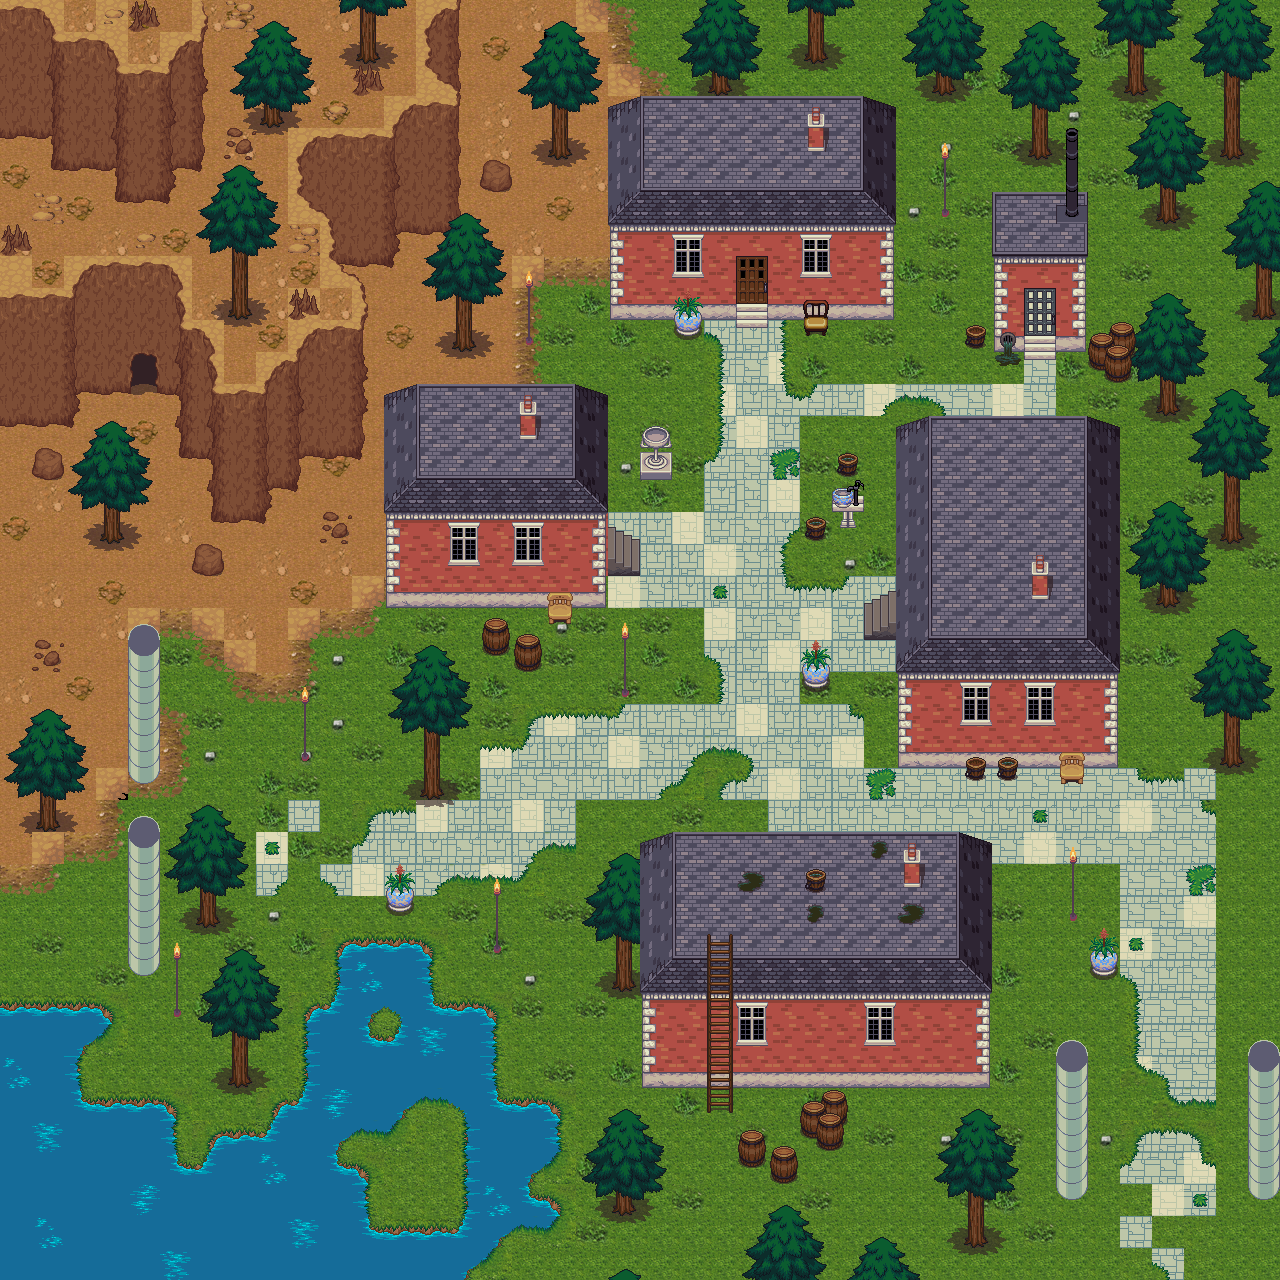

This is a level from a 2D game, rendered from its Tiled map with the project's own tilesets. A one-line summary and the map file follow, with tile-layer data summarised:
An orthogonal 40x40 tile map with 32x32 px tiles, 7 tile layers (Colisiones, BaseTerreno, SuperficieTerreno, DetalleTerreno, ...), 5 tilesets.

<map version="1.0" orientation="orthogonal" width="40" height="40" tilewidth="32" tileheight="32">
 <tileset firstgid="1" name="colision" tilewidth="32" tileheight="32">
  <image source="data/colision.png" width="128" height="32" />
 </tileset>
 <tileset firstgid="5" name="Objetos" tilewidth="32" tileheight="32">
  <image source="data/Objetos.png" width="800" height="600" />
 </tileset>
 <tileset firstgid="455" name="Objetos2" tilewidth="32" tileheight="32">
  <image source="data/Objetos2.png" width="800" height="600" />
 </tileset>
 <tileset firstgid="905" name="Objetos3" tilewidth="32" tileheight="32">
  <image source="data/Objetos3.png" width="800" height="800" />
 </tileset>
 <tileset firstgid="1530" name="terreno" tilewidth="32" tileheight="32">
  <image source="data/terreno.png" width="576" height="384" />
 </tileset>
 <layer name="Colisiones" width="40" height="40">
  <data>[1600 cells, 0 non-empty, 0 distinct tile ids]</data>
 </layer>
 <layer name="BaseTerreno" width="40" height="40">
  <data>[1600 cells, 1450 non-empty, 20 distinct tile ids]</data>
 </layer>
 <layer name="SuperficieTerreno" width="40" height="40">
  <data>[1600 cells, 567 non-empty, 69 distinct tile ids]</data>
 </layer>
 <layer name="DetalleTerreno" width="40" height="40">
  <data>[1600 cells, 355 non-empty, 42 distinct tile ids]</data>
 </layer>
 <layer name="BaseConstruccion" width="40" height="40">
  <data>[1600 cells, 391 non-empty, 56 distinct tile ids]</data>
 </layer>
 <layer name="SuperficieConstruccion" width="40" height="40">
  <data>[1600 cells, 63 non-empty, 34 distinct tile ids]</data>
 </layer>
 <layer name="DetalleConstruccion" width="40" height="40">
  <data>[1600 cells, 11 non-empty, 9 distinct tile ids]</data>
 </layer>
</map>
